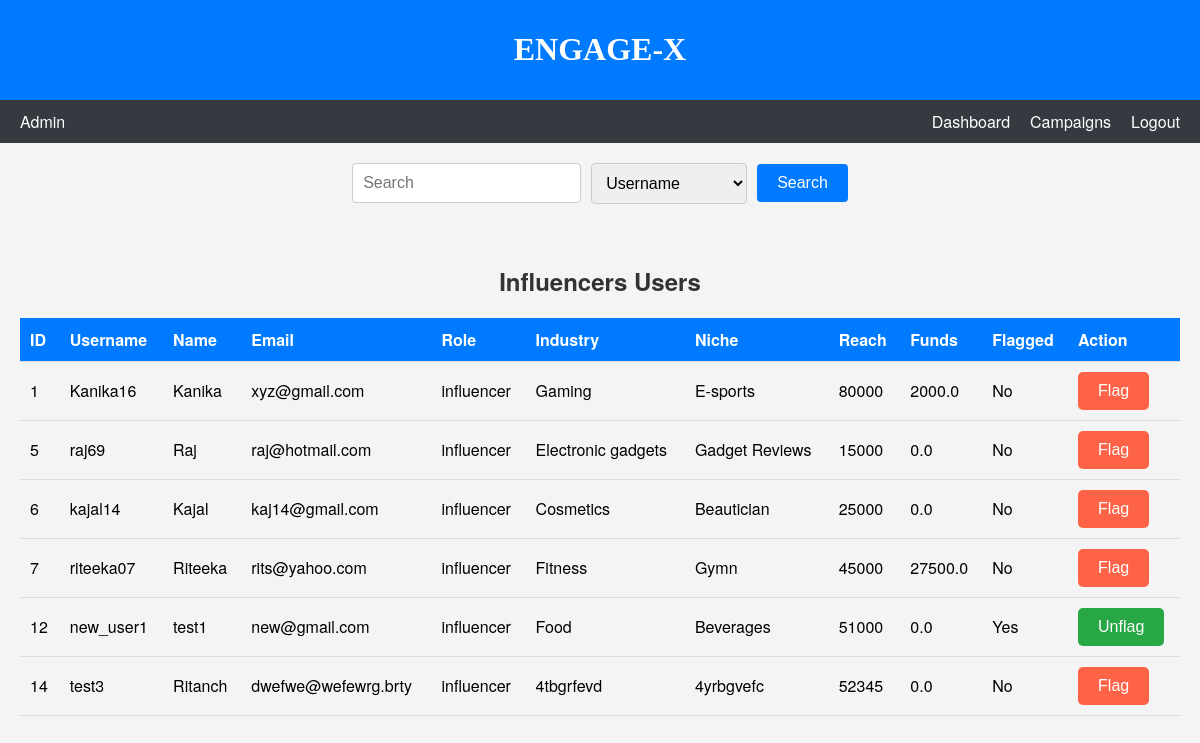
The app's page /show_users/influencers with its own data.
### models.py (models this page shows, shortened)
class User(db.Model):
    __tablename__ = "user"
    id = db.Column(db.Integer, primary_key=True, autoincrement=True)
    username = db.Column(db.String, nullable=False)
    email = db.Column(db.String, nullable=False)
    role = db.Column(db.String, nullable=False) # admin , sponsor or influencer
    password = db.Column(db.String, nullable=False)
    is_flagged = db.Column(db.Boolean, default=False, nullable=False)  # New attribute for flagging users
    profile = db.relationship('Profile', back_populates='user', uselist=False)
    campaigns = db.relationship('Campaign', back_populates='sponsor')
    ad_requests = db.relationship('AdRequest', back_populates='influencer')

class Profile(db.Model):
    __tablename__ = "profile"
    id = db.Column(db.Integer, primary_key=True, autoincrement=True)
    user_id = db.Column(db.Integer, db.ForeignKey("user.id"), nullable=False)
    name = db.Column(db.String, nullable=False)
    industry = db.Column(db.String)
    niche = db.Column(db.String)
    reach = db.Column(db.Integer)
    funds = db.Column(db.Float)
    user = db.relationship('User', back_populates='profile')

### app.py (the view, shortened to what this page needs)
@app.route('/show_users/<type>', methods=['GET', 'POST'])
def show_users(type):
    if type == 'all':
        users = User.query.filter(User.role != 'admin').all()
    elif type == 'influencers':
        users = User.query.filter(User.role == 'influencer').all()
    elif type == 'sponsors':
        users = User.query.filter(User.role == 'sponsor').all()
    elif type == 'flagged':
        users = User.query.filter(User.is_flagged == True).all()
    return rt('users.html', users=users, type=type)

### templates/users.html (shortened to what this page needs)
<!DOCTYPE html>
<html lang="en">
<head>
    <link rel="stylesheet" href="{{ url_for('static', filename='css/admin_dashboard.css') }}">
</head>
<body>
    <header>
        <h1>ENGAGE-X</h1>
    </header>
    <nav class="navbar">
        <div class="navbar-left">
            <span>Admin</span>
        </div>
        <div class="navbar-right">
            <a href="{{ url_for('admin_dashboard') }}">Dashboard</a>
            <a href="{{ url_for('show_campaigns', type='all') }}">Campaigns</a>
            <a href="{{ url_for('logout') }}">Logout</a>
        </div>
    </nav>
    <div id="search-bar" class="search-bar">
        <form action="{{ url_for('search_admin') }}" method="POST">
            <input type="text" name="search-input" placeholder="Search" id="search-input">
            <select name="tag" id="tag">
                <option value="username">Username</option>
            </select>
            <button id="search-button">Search</button>
        </form>
    </div>
    <section id="users-section">
        <h2>{{ type|capitalize }} Users</h2>
        <table>
            <thead>
                <tr>
                    <th>ID</th>
                    <th>Username</th>
                    <th>Name</th>
                    <th>Email</th>
                    <th>Role</th>
                    <th>Industry</th>
                    <th>Niche</th>
                    <th>Reach</th>
                    <th>Funds</th>
                    <th>Flagged</th>
                    <th>Action</th>
                </tr>
            </thead>
            <tbody>
                {% for user in users %}
                <tr>
                    <td>{{ user.id }}</td>
                    <td>{{ user.username }}</td>
                    <td>{{ user.profile.name }}</td>
                    <td>{{ user.email }}</td>
                    <td>{{ user.role }}</td>
                    <td>{{ user.profile.industry }}</td>
                    <td>{{ user.profile.niche }}</td>
                    <td>{{ user.profile.reach }}</td>
                    <td>{{ user.profile.funds }}</td>
                    <td>{{ 'Yes' if user.is_flagged else 'No' }}</td>
                    <td>
                        <form action="{{ url_for('show_users', type=type) }}" method="post">
                            {% if user.is_flagged %}
                                <button type="submit" name="action" value="unflag" class="unflag-button">Unflag</button>
                            {% else %}
                                <button type="submit" name="action" value="flag" class="flag-button">Flag</button>
                            {% endif %}
                        </form>
                    </td>
                </tr>
                {% endfor %}
            </tbody>
        </table>
    </section>
</body>
</html>

### static/css/admin_dashboard.css (style rules this page uses)
body { font-family: 'Helvetica Neue', sans-serif; margin: 0; padding: 0; background-color: #f4f4f4; }
header { font-family: stylish; background-color: #007bff; color: white; padding: 10px 20px; text-align: center; }
.navbar { display: flex; justify-content: space-between; background-color: #343a40; color: white; padding: 10px 20px; }
.navbar-left { display: flex; align-items: center; }
.navbar-right { display: flex; align-items: center; }
.navbar-right a { color: white; text-decoration: none; margin-left: 20px; }
.search-bar { margin: 20px; display: flex; justify-content: center; align-items: center; }
.search-bar form { display: flex; align-items: center; }
#search-input { padding: 10px; font-size: 16px; border: 1px solid #ccc; border-radius: 4px; margin-right: 10px; }
#tag { padding: 10px; font-size: 16px; border: 1px solid #ccc; border-radius: 4px; margin-right: 10px; }
#search-button { padding: 10px 20px; font-size: 16px; background-color: #007bff; color: white; border: none; border-radius: 4px; cursor: pointer; }
#users-section { padding: 20px; text-align: center; }
#users-section h2 { color: #333; margin-bottom: 20px; }
#users-section table { width: 100%; border-collapse: collapse; margin: 20px 0; }
#users-section th, #users-section td { padding: 10px; text-align: left; border-bottom: 1px solid #ddd; }
#users-section th { background-color: #007bff; color: white; }
.flag-button, .unflag-button { padding: 10px 20px; font-size: 16px; border: none; border-radius: 5px; cursor: pointer; }
.flag-button { background-color: #FF6347; color: white; }
.unflag-button { background-color: #28a745; color: white; }

### records on screen
User: id "1", username "Kanika16", profile.name "Kanika", email "xyz@gmail.com", role "influencer", profile.industry "Gaming", profile.niche "E-sports", profile.reach "80000", profile.funds "2000.0", is_flagged "No", shows "Flag"
User: id "5", username "raj69", profile.name "Raj", email "raj@hotmail.com", role "influencer", profile.industry "Electronic gadgets", profile.niche "Gadget Reviews", profile.reach "15000", profile.funds "0.0", is_flagged "No", shows "Flag"
User: id "6", username "kajal14", profile.name "Kajal", email "kaj14@gmail.com", role "influencer", profile.industry "Cosmetics", profile.niche "Beautician", profile.reach "25000", profile.funds "0.0", is_flagged "No", shows "Flag"
User: id "7", username "riteeka07", profile.name "Riteeka", email "rits@yahoo.com", role "influencer", profile.industry "Fitness", profile.niche "Gymn", profile.reach "45000", profile.funds "27500.0", is_flagged "No", shows "Flag"
User: id "12", username "new_user1", profile.name "test1", email "new@gmail.com", role "influencer", profile.industry "Food", profile.niche "Beverages", profile.reach "51000", profile.funds "0.0", is_flagged "Yes", shows "Unflag"
User: id "14", username "test3", profile.name "Ritanch", email "dwefwe@wefewrg.brty", role "influencer", profile.industry "4tbgrfevd", profile.niche "4yrbgvefc", profile.reach "52345", profile.funds "0.0", is_flagged "No", shows "Flag"

### other values on screen
{{ type|capitalize }} "Influencers"
